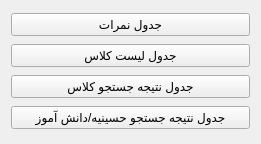
            <widget class="QWidget" name="scrollAreaWidgetContents_13">
             <property name="geometry">
              <rect>
               <x>-200</x>
               <y>0</y>
               <width>261</width>
               <height>144</height>
              </rect>
             </property>
             <layout class="QVBoxLayout" name="verticalLayout_48">
              <item>
               <widget class="QPushButton" name="btn_change_tbl_title_stu_score">
                <property name="text">
                 <string>جدول نمرات</string>
                </property>
               </widget>
              </item>
              <item>
               <widget class="QPushButton" name="btn_change_tbl_title_class_list">
                <property name="text">
                 <string>جدول لیست کلاس</string>
                </property>
               </widget>
              </item>
              <item>
               <widget class="QPushButton" name="btn_change_tbl_title_search_result_class">
                <property name="text">
                 <string>جدول نتیجه جستجو کلاس</string>
                </property>
               </widget>
              </item>
              <item>
               <widget class="QPushButton" name="btn_change_table_title_search_result">
                <property name="text">
                 <string>جدول نتیجه جستجو حسینیه/دانش آموز</string>
                </property>
               </widget>
              </item>
             </layout>
            </widget>
